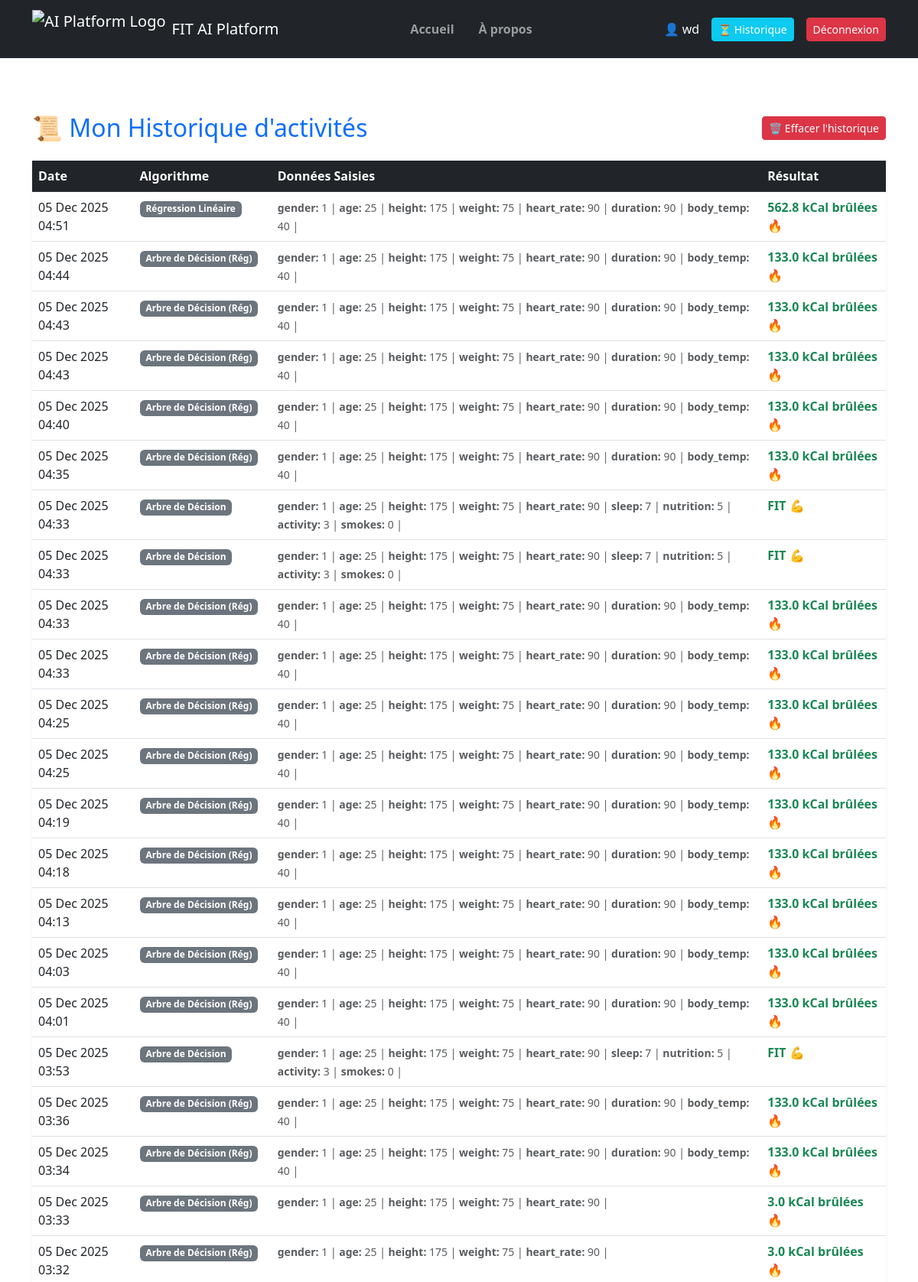
The app's page /historique/ (signed in, upper part) with its own data.
### algoML/models.py (models this page shows, shortened)
class Historique(models.Model):
    user = models.ForeignKey(User, on_delete=models.CASCADE)
    algo_name = models.CharField(max_length=100)
    input_data = models.JSONField()
    resultat = models.CharField(max_length=100)
    date = models.DateTimeField(auto_now_add=True)
    class Meta:
        ordering = ['-date']

### algoML/views.py (the view)
# urls.py: path('historique/', views.historique_view, name='historique'),
@login_required # Oblige à être connecté pour voir cette page
def historique_view(request):
    historiques = Historique.objects.filter(user=request.user).order_by('-date')
    return render(request, 'historique.html', {'historiques': historiques})

### algoML/templates/historique.html (shortened to what this page needs)
{% include "includes/header.html" %}
{% load static %}
<div class="container py-5">
    <div class="d-flex justify-content-between align-items-center mb-4">
        <h2 class="text-primary mb-0">📜 Mon Historique d'activités</h2>
        {% if historiques %}
            <form action="{% url 'clear_history' %}" method="POST" onsubmit="return confirm('Êtes-vous sûr de vouloir effacer tout votre historique ?');">
                <button type="submit" class="btn btn-danger btn-sm">
                    🗑️ Effacer l'historique
                </button>
            </form>
        {% endif %}
    </div>
    {% if historiques %}
        <div class="card shadow-sm border-0">
            <div class="card-body p-0">
                <div class="table-responsive">
                    <table class="table table-hover mb-0">
                        <thead class="table-dark">
                            <tr>
                                <th>Date</th>
                                <th>Algorithme</th>
                                <th>Données Saisies</th>
                                <th>Résultat</th>
                            </tr>
                        </thead>
                        <tbody>
                            {% for item in historiques %}
                            <tr>
                                <td>{{ item.date|date:"d M Y H:i" }}</td>
                                <td>
                                    <span class="badge bg-secondary">{{ item.algo_name }}</span>
                                </td>
                                <td>
                                    <small class="text-muted">
                                        {% for key, value in item.input_data.items %}
                                            {% if key != 'algo' %} <strong>{{ key }}:</strong> {{ value }} |
                                            {% endif %}
                                        {% endfor %}
                                    </small>
                                </td>
                                <td>
                                    <span class="fw-bold text-success">{{ item.resultat }}</span>
                                </td>
                            </tr>
                            {% endfor %}
                        </tbody>
                    </table>
                </div>
            </div>
        </div>
    {% else %}
        <div class="alert alert-info text-center">
            <h4>Aucun historique trouvé 🕵️‍♂️</h4>
            <p>Commencez par tester un algorithme pour voir vos résultats ici !</p>
            <a href="{% url 'home' %}" class="btn btn-primary mt-2">Aller aux Algorithmes</a>
        </div>
    {% endif %}
</div>
{% include "includes/footer.html" %}

### algoML/templates/includes/header.html (shortened to what this page needs)
{% load static %}
<!DOCTYPE html>
<html lang="en">
<head>
    <link href="https://cdn.jsdelivr.net/npm/bootstrap@5.3.0/dist/css/bootstrap.min.css" rel="stylesheet">
</head>
<body class="d-flex flex-column min-vh-100">
<nav class="navbar navbar-expand-lg navbar-dark bg-dark mb-4">
    <div class="container">
        <a class="navbar-brand d-flex align-items-center" href="{% url 'home' %}">
            <img src="{% static 'images/logo_.png' %}" alt="AI Platform Logo" height="50" class="me-2">
            <span>FIT AI Platform</span>
        </a>
        <div class="collapse navbar-collapse" id="navbarNav">
    <ul class="navbar-nav mx-auto mb-2 mb-lg-0 text-center">
        <li class="nav-item">
            <a class="nav-link {% if request.resolver_match.url_name == 'home' %}active{% endif %} fw-semibold" href="{% url 'home' %}">Accueil</a>
        </li>
        <li class="nav-item">
            <a class="nav-link {% if request.resolver_match.url_name == 'about' %}active{% endif %} fw-semibold mx-lg-3" href="{% url 'about' %}">À propos</a>
        </li>
    </ul>
    <div class="d-flex align-items-center justify-content-center gap-2">
        {% if user.is_authenticated %}
            <span class="text-white me-2">👤 {{ user.username }}</span>
            <a href="{% url 'historique' %}" class="btn btn-sm btn-info text-white me-2">
                ⏳ Historique
            </a>
            <form action="{% url 'logout' %}" method="post" class="d-inline">
                <button type="submit" class="btn btn-sm btn-danger">Déconnexion</button>
            </form>
        {% else %}
            <a href="{% url 'login' %}" class="btn btn-sm btn-outline-light">Connexion</a>
            <a href="{% url 'signup' %}" class="btn btn-sm btn-warning text-dark fw-bold">Inscription</a>
        {% endif %}
    </div>
</div>
        </div>
</nav>

### algoML/templates/includes/footer.html (shortened to what this page needs)
</body>
</html>

### records on screen
Historique: date "05 Dec 2025 04:51", algo_name "Régression Linéaire", input_data "gender" "age" "height" "weight" "heart_rate" "duration" "body_temp", input_data "1" "25" "175" "75" "90" "90" "40", resultat "562.8 kCal brûlées 🔥"
Historique: date "05 Dec 2025 04:44", algo_name "Arbre de Décision (Rég)", input_data "gender" "age" "height" "weight" "heart_rate" "duration" "body_temp", input_data "1" "25" "175" "75" "90" "90" "40", resultat "133.0 kCal brûlées 🔥"
Historique: date "05 Dec 2025 04:43", algo_name "Arbre de Décision (Rég)", input_data "gender" "age" "height" "weight" "heart_rate" "duration" "body_temp", input_data "1" "25" "175" "75" "90" "90" "40", resultat "133.0 kCal brûlées 🔥"
Historique: date "05 Dec 2025 04:43", algo_name "Arbre de Décision (Rég)", input_data "gender" "age" "height" "weight" "heart_rate" "duration" "body_temp", input_data "1" "25" "175" "75" "90" "90" "40", resultat "133.0 kCal brûlées 🔥"
Historique: date "05 Dec 2025 04:40", algo_name "Arbre de Décision (Rég)", input_data "gender" "age" "height" "weight" "heart_rate" "duration" "body_temp", input_data "1" "25" "175" "75" "90" "90" "40", resultat "133.0 kCal brûlées 🔥"
Historique: date "05 Dec 2025 04:35", algo_name "Arbre de Décision (Rég)", input_data "gender" "age" "height" "weight" "heart_rate" "duration" "body_temp", input_data "1" "25" "175" "75" "90" "90" "40", resultat "133.0 kCal brûlées 🔥"
Historique: date "05 Dec 2025 04:33", algo_name "Arbre de Décision", input_data "gender" "age" "height" "weight" "heart_rate" "sleep" "nutrition" "activity" "smokes", input_data "1" "25" "175" "75" "90" "7" "5" "3" "0", resultat "FIT 💪"
Historique: date "05 Dec 2025 04:33", algo_name "Arbre de Décision", input_data "gender" "age" "height" "weight" "heart_rate" "sleep" "nutrition" "activity" "smokes", input_data "1" "25" "175" "75" "90" "7" "5" "3" "0", resultat "FIT 💪"
Historique: date "05 Dec 2025 04:33", algo_name "Arbre de Décision (Rég)", input_data "gender" "age" "height" "weight" "heart_rate" "duration" "body_temp", input_data "1" "25" "175" "75" "90" "90" "40", resultat "133.0 kCal brûlées 🔥"
Historique: date "05 Dec 2025 04:33", algo_name "Arbre de Décision (Rég)", input_data "gender" "age" "height" "weight" "heart_rate" "duration" "body_temp", input_data "1" "25" "175" "75" "90" "90" "40", resultat "133.0 kCal brûlées 🔥"
Historique: date "05 Dec 2025 04:25", algo_name "Arbre de Décision (Rég)", input_data "gender" "age" "height" "weight" "heart_rate" "duration" "body_temp", input_data "1" "25" "175" "75" "90" "90" "40", resultat "133.0 kCal brûlées 🔥"
Historique: date "05 Dec 2025 04:25", algo_name "Arbre de Décision (Rég)", input_data "gender" "age" "height" "weight" "heart_rate" "duration" "body_temp", input_data "1" "25" "175" "75" "90" "90" "40", resultat "133.0 kCal brûlées 🔥"
Historique: date "05 Dec 2025 04:19", algo_name "Arbre de Décision (Rég)", input_data "gender" "age" "height" "weight" "heart_rate" "duration" "body_temp", input_data "1" "25" "175" "75" "90" "90" "40", resultat "133.0 kCal brûlées 🔥"
Historique: date "05 Dec 2025 04:18", algo_name "Arbre de Décision (Rég)", input_data "gender" "age" "height" "weight" "heart_rate" "duration" "body_temp", input_data "1" "25" "175" "75" "90" "90" "40", resultat "133.0 kCal brûlées 🔥"
Historique: date "05 Dec 2025 04:13", algo_name "Arbre de Décision (Rég)", input_data "gender" "age" "height" "weight" "heart_rate" "duration" "body_temp", input_data "1" "25" "175" "75" "90" "90" "40", resultat "133.0 kCal brûlées 🔥"
Historique: date "05 Dec 2025 04:03", algo_name "Arbre de Décision (Rég)", input_data "gender" "age" "height" "weight" "heart_rate" "duration" "body_temp", input_data "1" "25" "175" "75" "90" "90" "40", resultat "133.0 kCal brûlées 🔥"
Historique: date "05 Dec 2025 04:01", algo_name "Arbre de Décision (Rég)", input_data "gender" "age" "height" "weight" "heart_rate" "duration" "body_temp", input_data "1" "25" "175" "75" "90" "90" "40", resultat "133.0 kCal brûlées 🔥"
Historique: date "05 Dec 2025 03:53", algo_name "Arbre de Décision", input_data "gender" "age" "height" "weight" "heart_rate" "sleep" "nutrition" "activity" "smokes", input_data "1" "25" "175" "75" "90" "7" "5" "3" "0", resultat "FIT 💪"
Historique: date "05 Dec 2025 03:36", algo_name "Arbre de Décision (Rég)", input_data "gender" "age" "height" "weight" "heart_rate" "duration" "body_temp", input_data "1" "25" "175" "75" "90" "90" "40", resultat "133.0 kCal brûlées 🔥"
Historique: date "05 Dec 2025 03:34", algo_name "Arbre de Décision (Rég)", input_data "gender" "age" "height" "weight" "heart_rate" "duration" "body_temp", input_data "1" "25" "175" "75" "90" "90" "40", resultat "133.0 kCal brûlées 🔥"
Historique: date "05 Dec 2025 03:33", algo_name "Arbre de Décision (Rég)", input_data "gender" "age" "height" "weight" "heart_rate", input_data "1" "25" "175" "75" "90", resultat "3.0 kCal brûlées 🔥"
Historique: date "05 Dec 2025 03:32", algo_name "Arbre de Décision (Rég)", input_data "gender" "age" "height" "weight" "heart_rate", input_data "1" "25" "175" "75" "90", resultat "3.0 kCal brûlées 🔥"

### other values on screen
{{ user.username }} "wd"
